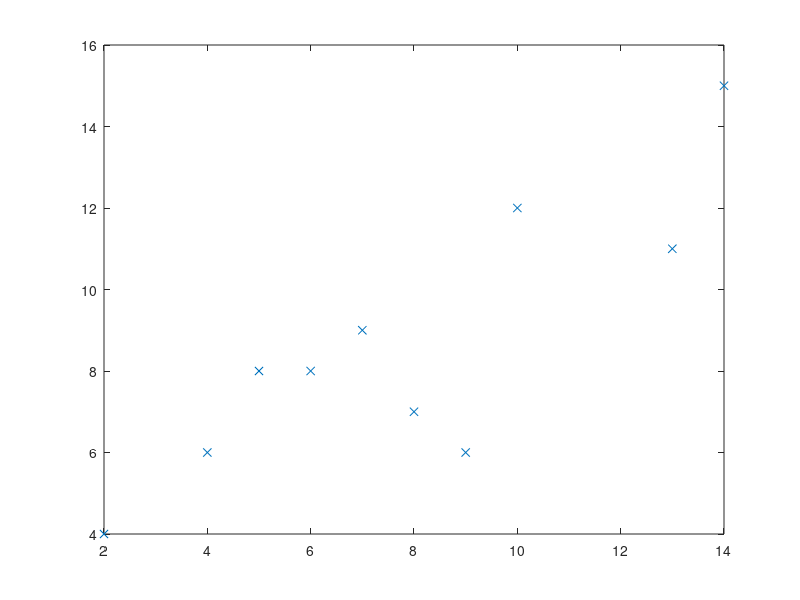

This figure's MATLAB source: (Note: this script raises an error after producing the figure.)
clear all
clc

x=[7, 8, 10, 4, 14, 9, 6, 2, 13, 5]
y=[9, 7, 12, 6, 15, 6, 8, 4, 11, 8]

plot(x,y,'x')

%test normality dat
[h,p]=lillietest(x,'distribution','norm')
[h,p]=lillietest(y,'distribution','norm')

%normální rozdělení dat, proto Pearsonův korelační koeficient
[r,p,RLO,RUP]=corrcoef(x,y)